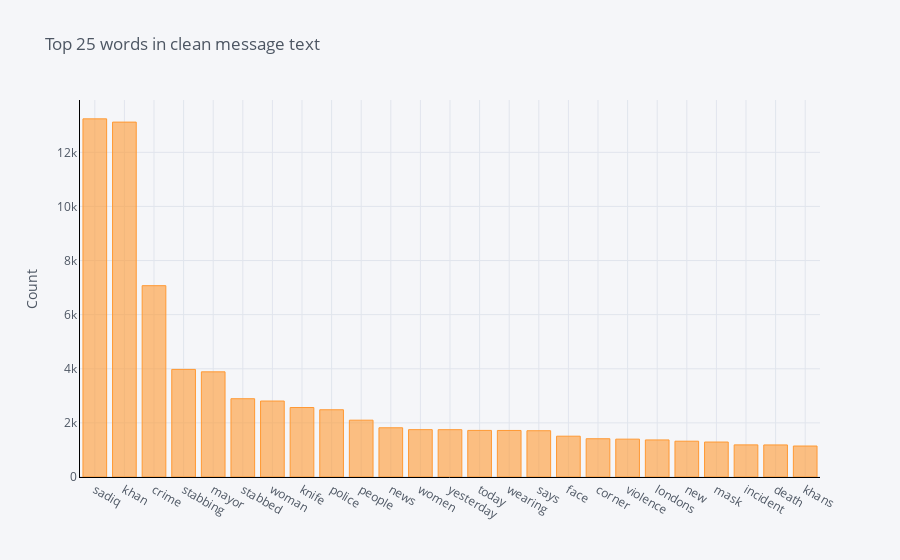
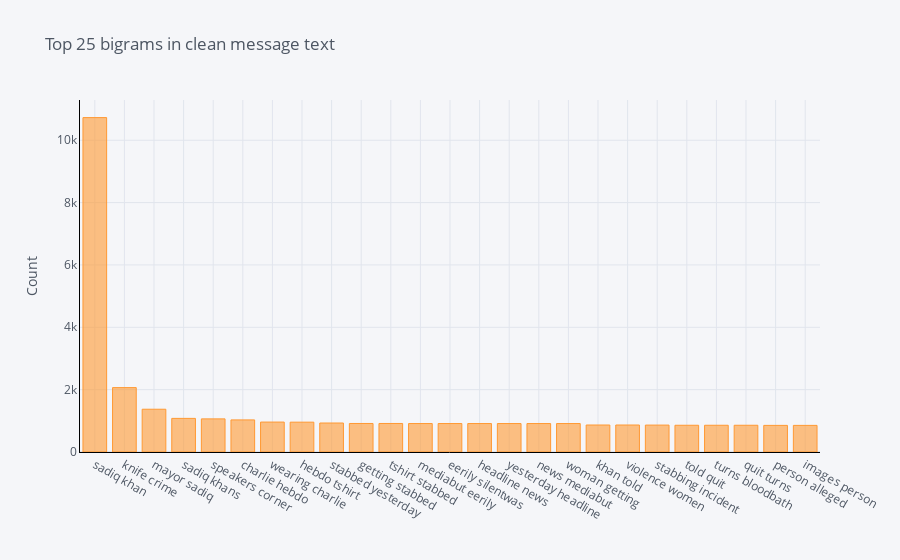
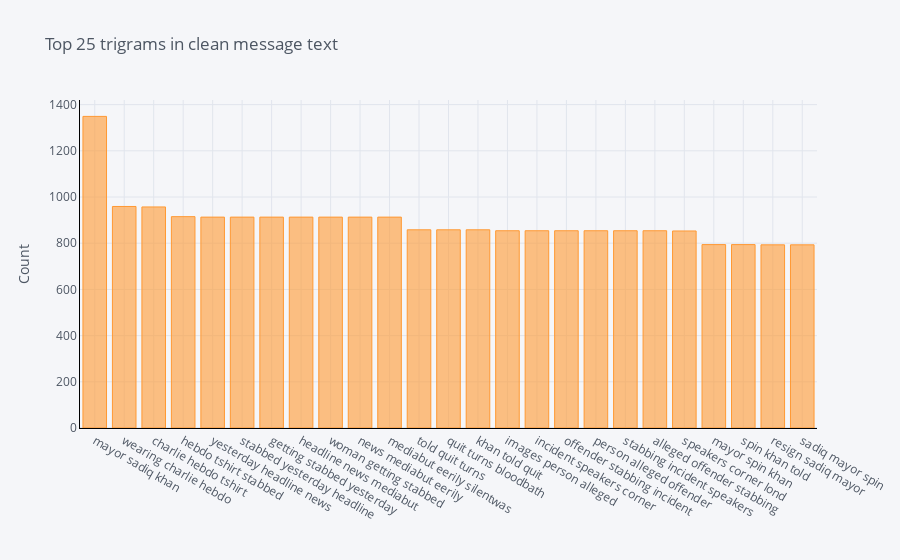

Notebook cell for these charts, in order:
### Code cell
print("Number of all words = " + str(len(unique_all))) # we have 462922 unique words
print("Number of hash_tags = " + str(len(unique_hashtag))) 

plot_ngrams(all_tweet_cleaned, 'Clean_MessageText')

### Figure 1 — Plotly figure (JSON) as saved in the notebook; plotly's stock layout.template omitted (floating-point values rounded to 4 significant figures)
{"data": [{"marker": {"color": "rgba(255, 153, 51, 0.6)", "line": {"color": "rgba(255, 153, 51, 1.0)", "width": 1}}, "name": "count", "orientation": "v", "text": "", "type": "bar", "x": ["sadiq", "khan", "crime", "stabbing", "mayor", "stabbed", "woman", "knife", "police", "people", "news", "women", "yesterday", "today", "wearing", "says", "face", "corner", "violence", "londons", "new", "mask", "incident", "death", "khans"], "y": [13237, 13117, 7071, 3976, 3887, 2893, 2808, 2568, 2485, 2100, 1819, 1750, 1749, 1722, 1720, 1710, 1508, 1414, 1399, 1370, 1323, 1292, 1187, 1185, 1145]}], "layout": {"legend": {"bgcolor": "#F5F6F9", "font": {"color": "#4D5663"}}, "paper_bgcolor": "#F5F6F9", "plot_bgcolor": "#F5F6F9", "title": {"font": {"color": "#4D5663"}, "text": "Top 25 words in clean message text"}, "xaxis": {"gridcolor": "#E1E5ED", "linecolor": "black", "showgrid": true, "tickfont": {"color": "#4D5663"}, "title": {"font": {"color": "#4D5663"}, "text": ""}, "zerolinecolor": "#E1E5ED"}, "yaxis": {"gridcolor": "#E1E5ED", "linecolor": "black", "showgrid": true, "tickfont": {"color": "#4D5663"}, "title": {"font": {"color": "#4D5663"}, "text": "Count"}, "zerolinecolor": "#E1E5ED"}}}

### Figure 2 — Plotly figure (JSON) as saved in the notebook; plotly's stock layout.template omitted (floating-point values rounded to 4 significant figures)
{"data": [{"marker": {"color": "rgba(255, 153, 51, 0.6)", "line": {"color": "rgba(255, 153, 51, 1.0)", "width": 1}}, "name": "count", "orientation": "v", "text": "", "type": "bar", "x": ["sadiq khan", "knife crime", "mayor sadiq", "sadiq khans", "speakers corner", "charlie hebdo", "wearing charlie", "hebdo tshirt", "stabbed yesterday", "getting stabbed", "tshirt stabbed", "mediabut eerily", "eerily silentwas", "headline news", "yesterday headline", "news mediabut", "woman getting", "khan told", "violence women", "stabbing incident", "told quit", "turns bloodbath", "quit turns", "person alleged", "images person"], "y": [10726, 2065, 1372, 1078, 1062, 1029, 960, 957, 930, 915, 915, 913, 913, 913, 913, 913, 913, 866, 866, 863, 858, 858, 858, 854, 854]}], "layout": {"legend": {"bgcolor": "#F5F6F9", "font": {"color": "#4D5663"}}, "paper_bgcolor": "#F5F6F9", "plot_bgcolor": "#F5F6F9", "title": {"font": {"color": "#4D5663"}, "text": "Top 25 bigrams in clean message text"}, "xaxis": {"gridcolor": "#E1E5ED", "linecolor": "black", "showgrid": true, "tickfont": {"color": "#4D5663"}, "title": {"font": {"color": "#4D5663"}, "text": ""}, "zerolinecolor": "#E1E5ED"}, "yaxis": {"gridcolor": "#E1E5ED", "linecolor": "black", "showgrid": true, "tickfont": {"color": "#4D5663"}, "title": {"font": {"color": "#4D5663"}, "text": "Count"}, "zerolinecolor": "#E1E5ED"}}}

### Figure 3 — Plotly figure (JSON) as saved in the notebook; plotly's stock layout.template omitted (floating-point values rounded to 4 significant figures)
{"data": [{"marker": {"color": "rgba(255, 153, 51, 0.6)", "line": {"color": "rgba(255, 153, 51, 1.0)", "width": 1}}, "name": "count", "orientation": "v", "text": "", "type": "bar", "x": ["mayor sadiq khan", "wearing charlie hebdo", "charlie hebdo tshirt", "hebdo tshirt stabbed", "yesterday headline news", "stabbed yesterday headline", "getting stabbed yesterday", "headline news mediabut", "woman getting stabbed", "news mediabut eerily", "mediabut eerily silentwas", "told quit turns", "quit turns bloodbath", "khan told quit", "images person alleged", "incident speakers corner", "offender stabbing incident", "person alleged offender", "stabbing incident speakers", "alleged offender stabbing", "speakers corner lond", "mayor spin khan", "spin khan told", "resign sadiq mayor", "sadiq mayor spin"], "y": [1349, 959, 957, 915, 913, 913, 913, 913, 913, 913, 913, 858, 858, 858, 854, 854, 854, 854, 854, 854, 853, 794, 794, 793, 793]}], "layout": {"legend": {"bgcolor": "#F5F6F9", "font": {"color": "#4D5663"}}, "paper_bgcolor": "#F5F6F9", "plot_bgcolor": "#F5F6F9", "title": {"font": {"color": "#4D5663"}, "text": "Top 25 trigrams in clean message text"}, "xaxis": {"gridcolor": "#E1E5ED", "linecolor": "black", "showgrid": true, "tickfont": {"color": "#4D5663"}, "title": {"font": {"color": "#4D5663"}, "text": ""}, "zerolinecolor": "#E1E5ED"}, "yaxis": {"gridcolor": "#E1E5ED", "linecolor": "black", "showgrid": true, "tickfont": {"color": "#4D5663"}, "title": {"font": {"color": "#4D5663"}, "text": "Count"}, "zerolinecolor": "#E1E5ED"}}}
